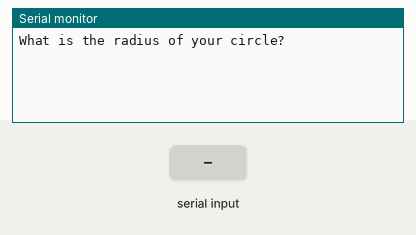
Simulated run of this sketch. Board: Arduino Uno, built with avr-gcc and run on an emulated ATmega328P. On the bench: the last lines printed to the serial monitor. Inputs (shaded band) come from the test bench.

Above: at 1.2 s.
1.3 s: "90,45\n" received over Serial
At 2.2 s:
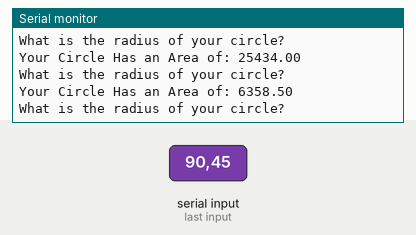
2.8 s: "30,150\n" received over Serial
At 4.3 s:
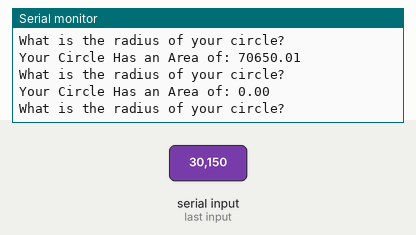
Timing chart, 0 to 5.8 s (numbered marks = the images above; inputs shaded):
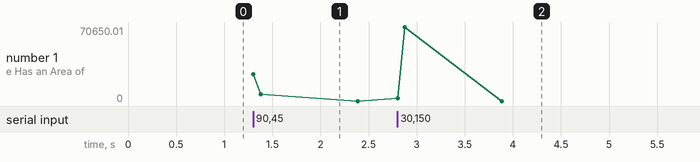

Measured:
- after the input at 1.3 s, the serial monitor: prints a new line at once (image 1)
- after the input at 2.8 s, the serial monitor: prints a new line at once (image 2)

The sketch:

SerialMonitorIntInput.ino
```cpp
float radius;
float area;
float pi = 3.14;
String msg = "What is the radius of your circle?";
String msg2 = "Your Circle Has an Area of: ";

void setup() {
  // put your setup code here, to run once:
  Serial.begin(9600);
}

void loop() {
  // put your main code here, to run repeatedly:
  Serial.println(msg);
  while (Serial.available() == 0) {}
  radius = Serial.parseFloat();
  area = pi * radius * radius;
  Serial.print(msg2);
  Serial.println(area);
}
```
